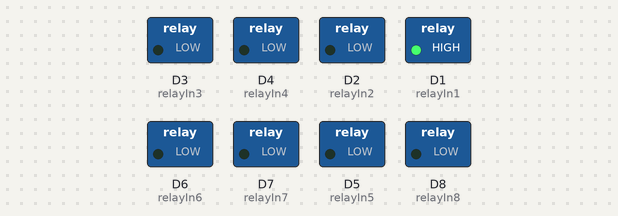
This sketch was run on a simulated ESP8266 (NodeMCU). On the bench: switched loads named in the sketch (green lamp = pin HIGH).

Above: at 1.0 s.
At 5.0 s:
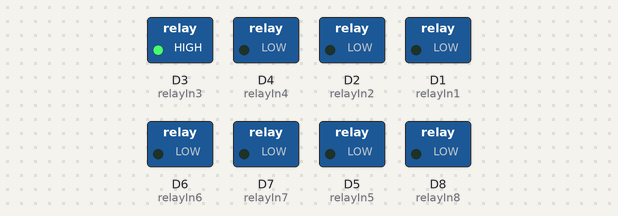
At 7.0 s:
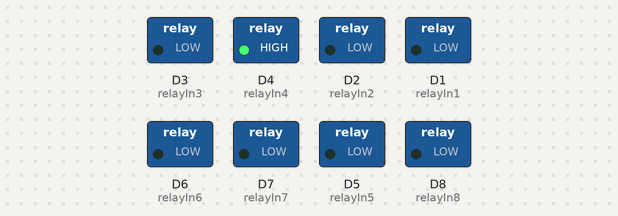
At 9.0 s:
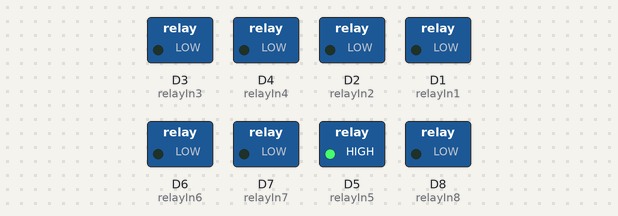
At 13.0 s:
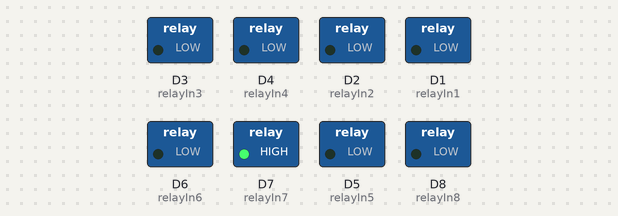
At 19.0 s:
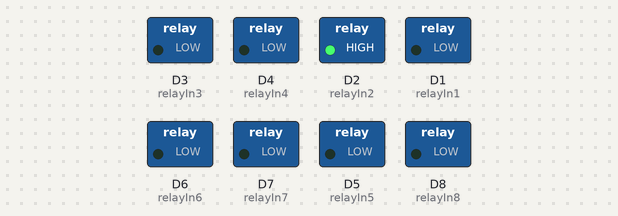
Timing chart, 0 to 20.8 s (numbered marks = the images above):
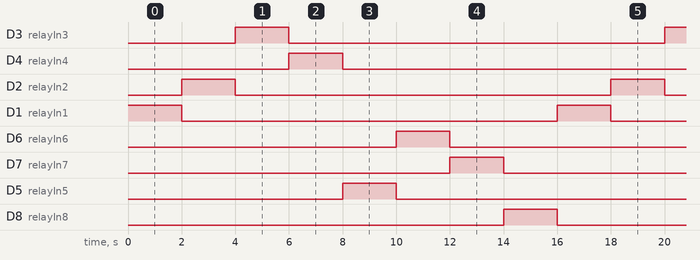

Measured:
- by itself, D3 (relayIn3), D4 (relayIn4), D2 (relayIn2), D1 (relayIn1), D6 (relayIn6), D7 (relayIn7), D5 (relayIn5), D8 (relayIn8): alternates HIGH for 2.0 s and LOW for 14.0 s
- by itself, everything shown: repeats every 16.0 s, in 9 steps

The sketch:

8_Channel_Relay.ino
```cpp
int relayIn1=D1;
int relayIn2=D2;
int relayIn3=D3;
int relayIn4=D4;
int relayIn5=D5;
int relayIn6=D6;
int relayIn7=D7;
int relayIn8=D8;
void setup() {
  pinMode(relayIn1, OUTPUT);
  pinMode(relayIn2, OUTPUT);
  pinMode(relayIn3, OUTPUT);
  pinMode(relayIn4, OUTPUT);
  pinMode(relayIn5, OUTPUT);
  pinMode(relayIn6, OUTPUT);
  pinMode(relayIn7, OUTPUT);
  pinMode(relayIn8, OUTPUT);

}

void loop() {
  digitalWrite(relayIn1, HIGH);
  delay(2000);
  digitalWrite(relayIn1, LOW);

  digitalWrite(relayIn2, HIGH);
  delay(2000);
  digitalWrite(relayIn2, LOW);

  digitalWrite(relayIn3, HIGH);
  delay(2000);
  digitalWrite(relayIn3, LOW);

  digitalWrite(relayIn4, HIGH);
  delay(2000);
  digitalWrite(relayIn4, LOW);

  digitalWrite(relayIn5, HIGH);
  delay(2000);
  digitalWrite(relayIn5, LOW);

  digitalWrite(relayIn6, HIGH);
  delay(2000);
  digitalWrite(relayIn6, LOW);

  digitalWrite(relayIn7, HIGH);
  delay(2000);
  digitalWrite(relayIn7, LOW);

  digitalWrite(relayIn8, HIGH);
  delay(2000);
  digitalWrite(relayIn8, LOW);


}
```
